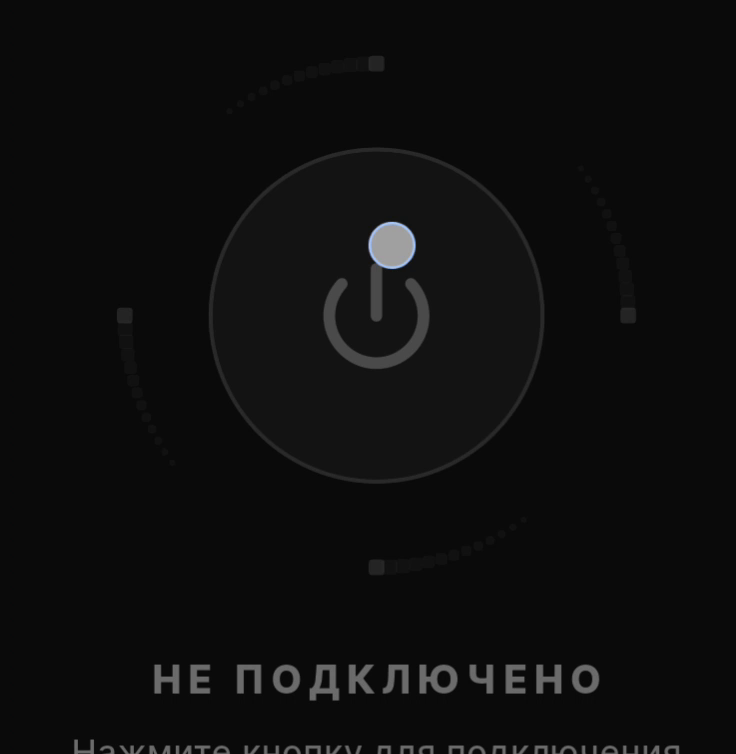
#> input picture design/xeno/_video_frames10/t_001.png, 736 x 754 px, found by its file name; its folder holds only this picture in this run
$ python _finalize.py
#> lines starting #> are read from the running program, lines starting #| are printed output that depends on the picture
"""Confirm status text timeline and finalize tracer fade curve."""
from pathlib import Path
import numpy as np
from PIL import Image

frames = Path(r"c:\vpn_client\design\xeno\_video_frames10")
out = Path(r"c:\vpn_client\design\xeno\_video_analysis")

# Status text is in lower third - crop and save a few
for idx in [1, 8, 12, 20, 40]:
    im = Image.open(frames / f"t_{idx:03d}.png")
#> im is the input picture: PIL image 736x754 RGB; mean R, G, B 13.8, 13.8, 13.9
    # lower text region
    w,h = im.size
#> w = 736; h = 754
    crop = im.crop((80, int(h*0.68), w-80, int(h*0.92)))
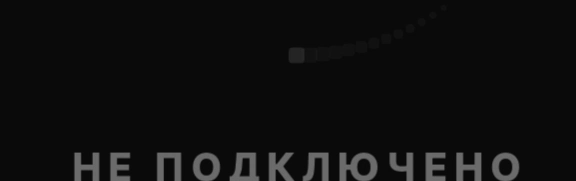
#> crop: PIL image 576x181 RGB; min 6, max 110, mean 15.1
#> (the run stopped early here; a loop or call above may not have finished)
